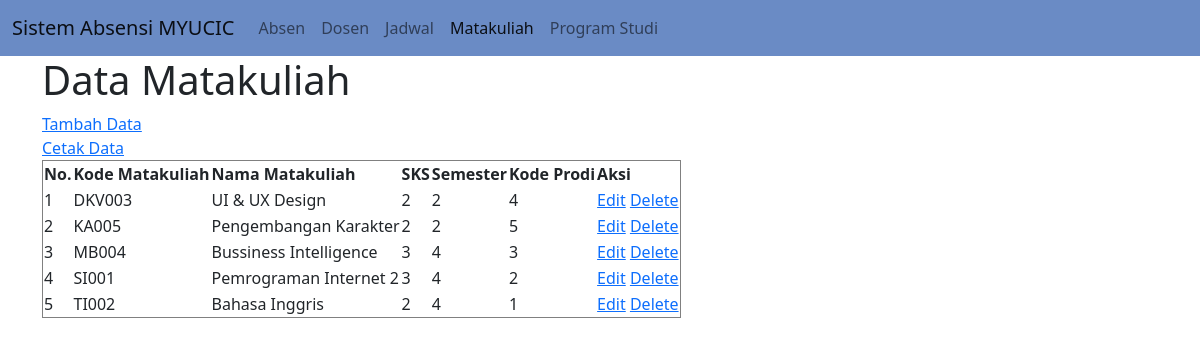
The app's page /matakuliah.php with its own data.
### tables this page shows
CREATE TABLE `tblmkuliah` (
  `kodemk` varchar(15) NOT NULL,
  `namamk` varchar(60) NOT NULL,
  `sks` int(2) NOT NULL,
  `smt` int(1) NOT NULL,
  `kodeprodi` varchar(1) NOT NULL
);

### connection.php (called while the page is built)
<?php
class Connection
{
    public function get_connection()
    {
        $host = "localhost";
        $database = "absensi_mahasiswa";
        $username = "root";
        $password = "";
        $connect = new mysqli($host, $username, $password, $database);
        return $connect;
    }
}
?>

### model.php (called while the page is built, shortened)
<?php
include 'connection.php';
class Model extends Connection
{
    public function __construct()
    {
        $this->conn = $this->get_connection();
    }
    public function tampil_data_mk()
    {
        $sql = "SELECT * FROM tblmkuliah";
        $bind = $this->conn->query($sql);
        while ($obj = $bind->fetch_object()) {
            $baris[] = $obj;
        }
        if (!empty($baris)) {
            return $baris;
        }
    }
}

### matakuliah.php (the view, shortened to what this page needs)
<?php
include 'model.php';
$model = new Model();
$index = 1;
?>
<!doctype html>
<html lang="en">
<head>
    <link href="https://cdn.jsdelivr.net/npm/bootstrap@5.0.0-beta3/dist/css/bootstrap.min.css" rel="stylesheet">
</head>
<body>
<nav class="navbar navbar-expand-lg navbar-light" style="background-color: #6a8bc5;">
  <div class="container-fluid">
    <a class="navbar-brand" href="#">Sistem Absensi MYUCIC</a>
    <div class="collapse navbar-collapse" id="navbarNav">
      <ul class="navbar-nav">
        <li class="nav-item">
          <a class="nav-link" aria-current="page" href="index.php">Absen</a>
        </li>
        <li class="nav-item">
          <a class="nav-link" href="dosen.php">Dosen</a>
        </li>
        <li class="nav-item">
          <a class="nav-link" href="jadwal.php">Jadwal</a>
        </li>
        <li class="nav-item">
          <a class="nav-link active" href="matakuliah.php">Matakuliah</a>
        </li>
        <li class="nav-item">
          <a class="nav-link" href="prodi.php">Program Studi</a>
        </li>
      </ul>
    </div>
  </div>
</nav>
<div class="container">
        <h1>Data Matakuliah</h1>
        <a href="create_matakuliah.php">Tambah Data</a>
        <br>
        <a href="print_matakuliah.php" target="_blank">Cetak Data</a>
        <br>
        <table border="1">
            <thead>
                <tr>
                    <th>No.</th>
                    <th>Kode Matakuliah</th>
                    <th>Nama Matakuliah</th>
                    <th>SKS</th>
                    <th>Semester</th>
                    <th>Kode Prodi</th>
                    <th>Aksi</th>
                </tr>
            </thead>
            <tbody>
                <?php
                $result = $model->tampil_data_mk();
                if (!empty($result)) {
                    foreach ($result as $data) : ?>
                        <tr>
                            <td><?= $index++ ?></td>
                            <td><?= $data->kodemk ?></td>
                            <td><?= $data->namamk ?></td>
                            <td><?= $data->sks ?></td>
                            <td><?= $data->smt ?></td>
                            <td><?= $data->kodeprodi ?></td>
                            <td>
                                <a name="edit" id="edit" href="edit_matakuliah.php?id=<?= $data->kodemk ?>">Edit</a>
                                <a name="hapus" id="hapus" href="process.php?mk_id=<?= $data->kodemk ?>">Delete</a>
                            </td>
                        </tr>
                    <?php endforeach;
                } else { ?>
                <tr>
                    <td colspan="9">Belum ada data pada tabel absen mahasiswa.</td>
                </tr>
                <?php } ?>
            </tbody>
        </table>
    </div>
</body>
</html>

### records on screen
tblmkuliah: kodemk "DKV003", namamk "UI & UX Design", sks "2", smt "2", kodeprodi "4"
tblmkuliah: kodemk "KA005", namamk "Pengembangan Karakter", sks "2", smt "2", kodeprodi "5"
tblmkuliah: kodemk "MB004", namamk "Bussiness Intelligence", sks "3", smt "4", kodeprodi "3"
tblmkuliah: kodemk "SI001", namamk "Pemrograman Internet 2", sks "3", smt "4", kodeprodi "2"
tblmkuliah: kodemk "TI002", namamk "Bahasa Inggris", sks "2", smt "4", kodeprodi "1"
